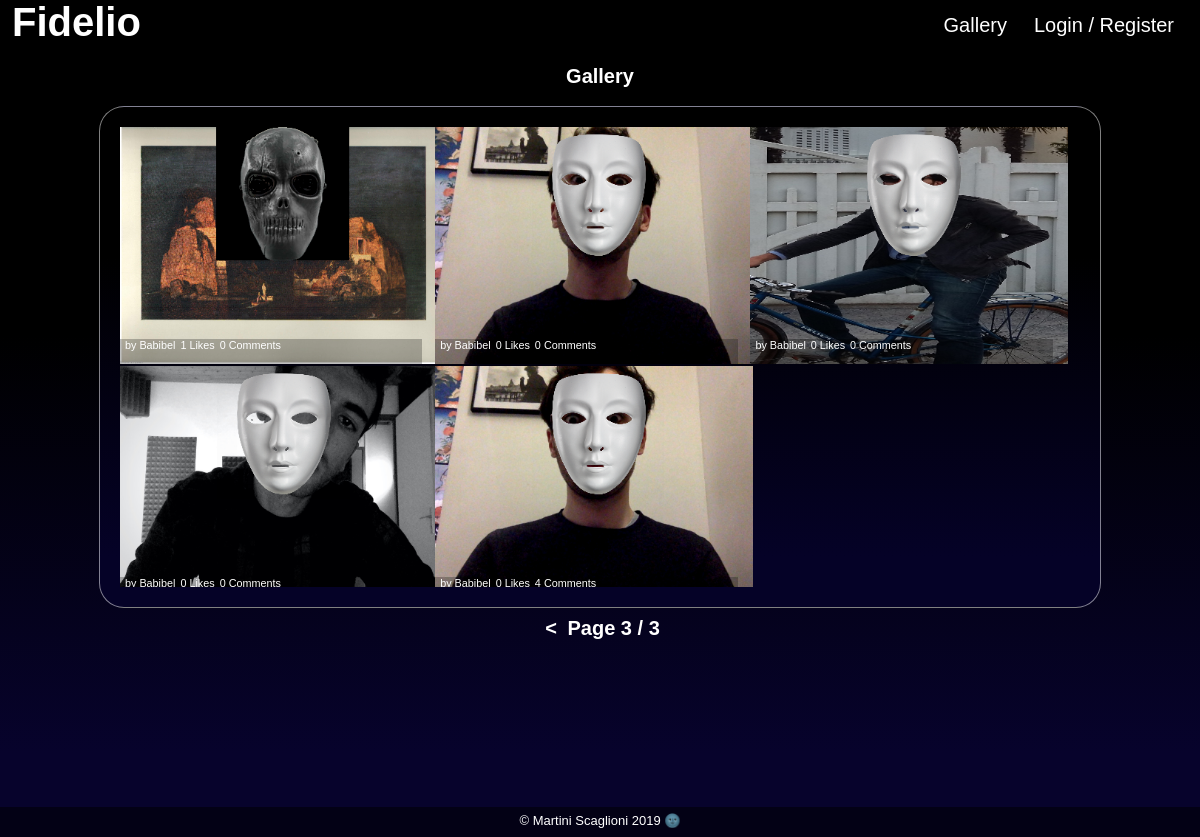
Page /index.php?view=gallery&page=3 on the committed database.
### tables this page shows
CREATE TABLE `pictures` (
  `picture_id` int(11) NOT NULL,
  `user_id` int(100) NOT NULL,
  `content` text NOT NULL
);

CREATE TABLE `users` (
  `user_id` int(11) NOT NULL,
  `user_name` varchar(100) NOT NULL,
  `user_email` varchar(100) NOT NULL,
  `user_password` text NOT NULL,
  `hash` text NOT NULL,
  `account_valid` int(11) NOT NULL,
  `notifications` int(1) NOT NULL
);

### model/PictureManager.php (called while the page is built, shortened)
<?
class PictureManager extends Manager
{
    public function getPictures($picture_id)
    {
        $db = $this->dbConnect();
        if ($picture_id != '')
        {
            $pictures = $db->prepare("SELECT picture_id, user_id, content FROM pictures WHERE picture_id = '$picture_id'");
            $pictures->execute();
        }
        else
        {
            $pictures = $db->prepare('SELECT picture_id, user_id, content FROM pictures ORDER BY picture_id DESC');
            $pictures->execute();
        }
        return $pictures;
    }
}

### model/UserManager.php (called while the page is built, shortened)
<?
class UserManager extends Manager
{
    public function getUsers()
    {
        $db = $this->dbConnect();
        $req = $db->prepare("SELECT user_id, user_name, user_email, user_password, hash, account_valid, notifications FROM users ORDER BY user_id");
        $req->execute();
        return $req;
    }
}

### view/galleryView.php (the view, shortened to what this page needs)
<div class="mainView">
<div class="gallery_top">
    <h4>Gallery</h4>
</div>
    <div class="main_box">
        <section class="gallery_pictures">
    <?php
        $user = $users->fetchAll();
        $comment = $comments->fetchAll();
        $like = $likes->fetchAll();
        $picture = $gallery->fetchAll();
        if($_GET['page'] > 0)
        {
            $page = $_GET['page'];
            $items_per_page = 9;
            $start = ($page - 1) * $items_per_page;
        }
        for ($i = $start; $picture[$i]; $i++)
        {
            if ($i <= $start + 8)
            {
                $comment_nb = 0;
                $likes_nb = 0;
                for ($j = 0; $user[$j]; $j++)
                {
                    if ($user[$j]['user_id'] == $picture[$i]['user_id'])
                    {
                        $user_name = $user[$j]['user_name'];
                    }
                }
                for ($k = 0; $comment[$k]; $k++)
                {
                    if ($comment[$k]['picture_id'] == $picture[$i]['picture_id'])
                    {
                        $comment_nb++;
                    }
                }
                for ($l = 0; $like[$l]; $l++)
                {
                    if ($like[$l]['picture_id'] == $picture[$i]['picture_id'])
                    {
                        $likes_nb++;
                    }
                }
    ?>
            <div id='full_product'>
                <a href="index.php?view=picture&id=<?= $picture[$i]['picture_id'] ?>">
                <?php
                    $img = $picture[$i]['content'];
                    echo '<img class="gallery_picture" src="pictures/snaps/'.$img.'"/>';
                ?>
                <div class="band">
                    <?
                        echo '<span>by '.$user_name.'</span>';
                        echo '<span>'.$likes_nb.' Likes</span>';
                        echo '<span>'.$comment_nb.' Comments</span>';
                    ?>
                </div>
                </a>
            </div>
    <?php
            }
        }
    ?>
            </section>
</div>
<div class="paginator">
            <?php
                for ($count = 0; $picture[$count]; $count++)
                {
                    $nb_of_pages = ceil($count / 9);
                }
                if(($page - 1) > 0)
                {
                    $previous = $page -1;
                    echo '<a href="index.php?view=gallery&page='.$previous.'"> <h5> < </h5> </a>';
                }
                if($nb_of_pages > 0)
                {
            ?>
            <h5>Page <?= $page ?> / <?= $nb_of_pages ?></h5>
            <?php
                }
            ?>
        </div>
<?php require('view/template.php'); ?>

### public/css/style.css (style rules this page uses)
html, body { height: 100%; width: 100%; margin: 0; padding: 0; color: white; background-color: #000000; background-image: linear-gradient(180deg, #000000 40%, #07032c 90%); }
a { cursor: pointer; }
.gallery_top { margin: auto; height: 50px; }
h4 { margin-top: auto; margin-bottom: auto; font-family: "Avenir",Arial,sans-serif; line-height: 50px; font-size: 20px; text-align: center; }
.mainView { display: inline-block; width: 100vw; height: 75vh; }
.main_box { margin-top: 20px; }
a { font-family: "Avenir",Arial,sans-serif; text-decoration: none; color: blue; }
.band span { display: inline-block; line-height: normal; bottom: 0px; padding-left: 5px; }
.band { background-color: rgba(0,0,0,0.25); position: absolute; height: 3vh; width: 25.2vw; font-family: Verdana, Geneva, sans-serif; font-size: 2vh; font-size: 0.9vw; color: #FFF; bottom: 0px; z-index: 1; }
.main_box { margin-top: 5px; position: relative; margin-left: auto; margin-right: auto; height: 80vh; background: linear-gradient(180deg, #000000 30%, #050227 90%); width: 54.5vw; border:1px solid rgba(255, 255, 255, 0.5); border-radius: 25px; padding: 20px; }
.main_box section { height: 80vh; width: 55vw; overflow: auto; }
#full_product { position: relative; display: block; float: left; margin-bottom: 5px; margin-right: 5px; width: 18vw; }
.gallery_picture { display: block; width: 18vw; height: auto; }
.paginator { display: block; position: relative; margin-top: 10px; margin-left: auto; margin-right: auto; text-align: center; width: 200px; height: 30px; }
h5 { display: inline; text-align: center; color: white; padding-left: 5px; }
@media screen and (max-width: 1200px) { .main_box { position: relative; margin-left: auto; margin-right: auto; height: 55vh; width: 80vw; } }
@media screen and (max-width: 1200px) { .main_box section { height: 55vh; width: 80vw; overflow-y: auto; } }
@media screen and (max-width: 1200px) { #full_product { position: relative; display: block; float: left; margin-bottom: 2px; margin-right: 2px; width: 26.1vw; } }
@media screen and (max-width: 1200px) { .gallery_picture { display: block; width: 26.5vw; height: auto; } }
h5 { margin-top: auto; margin-bottom: auto; font-family: "Avenir",Arial,sans-serif; line-height: 20px; font-size: 20px; text-align: center; }

### rows in the picture
pictures: content (picture)
users: user_name "Babibel"
pictures: content (picture)
pictures: content (picture)
pictures: content (picture)
pictures: content (picture)

### other values in the picture
$likes_nb "1"
$comment_nb "0"
$likes_nb "0"
$comment_nb "4"
$page "3"
$nb_of_pages "3"
